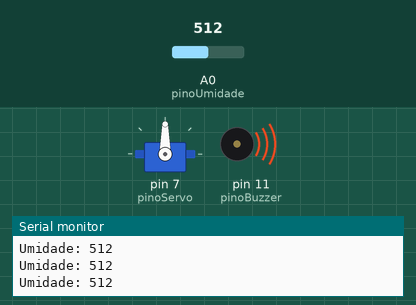
Simulated run of this sketch. Board: Arduino Uno, built with avr-gcc and run on an emulated ATmega328P. Shown: servo, buzzer (waves = sounding, pin HIGH), the last lines printed to the serial monitor. The inputs (shaded band) are chosen by the test bench; at power-on: A0 (pinoUmidade) = 512.

Above: at 1.3 s.
1.4 s: A0 (pinoUmidade) set to 166
2.9 s: A0 (pinoUmidade) set to 143
At 3.4 s:
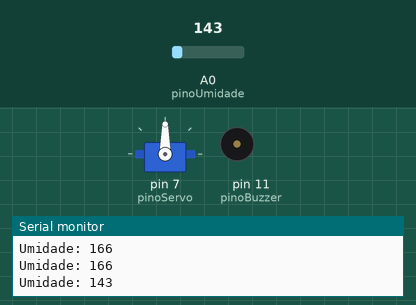
4.5 s: A0 (pinoUmidade) set to 22
6.0 s: A0 (pinoUmidade) set to 18
At 7.0 s:
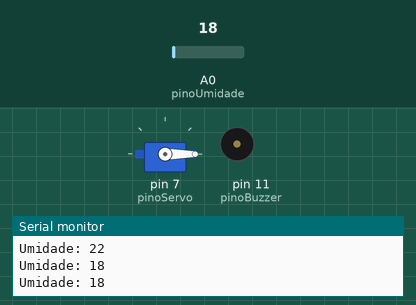
7.5 s: A0 (pinoUmidade) set to 122
At 8.1 s:
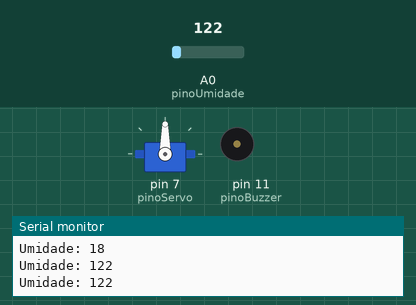
9.0 s: A0 (pinoUmidade) set to 160
At 9.3 s:
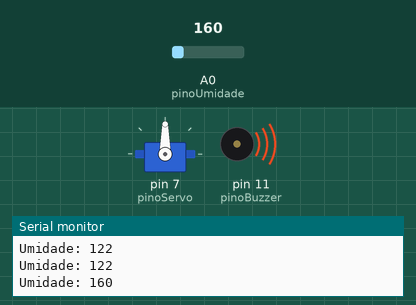
Timing chart, 0 to 11.5 s (numbered marks = the images above; inputs shaded):
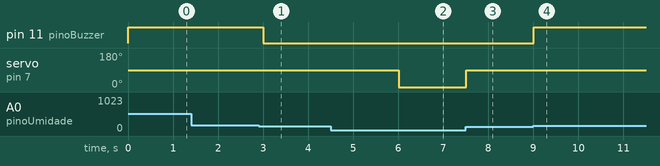

The sketch:

sensor_de_chuva_enchente_varal.ino
```cpp
#include <Servo.h>

Servo servoMotor;

const int pinoUmidade = A0;   // Sensor de umidade
const int pinoServo = 7;      // Servo motor
const int pinoBuzzer = 11;    // Buzzer

int valorUmidade = 0;

// Defina os limites de umidade (ajuste conforme necessário)
const int limiteMinimo =20;   // Qualquer valor acima disso já indica umidade
const int limiteAlto = 150;     // Acima disso o buzzer será acionado

void setup() {
  Serial.begin(9600);
  servoMotor.attach(pinoServo);
  pinMode(pinoBuzzer, OUTPUT);

  servoMotor.write(0);  // Posição inicial do servo
  digitalWrite(pinoBuzzer, LOW);
}

void loop() {
  valorUmidade = analogRead(pinoUmidade);
  Serial.print("Umidade: ");
  Serial.println(valorUmidade);

  if (valorUmidade > limiteMinimo) {
    // Há umidade — mover o servo
    servoMotor.write(90);   // Move o servo para 90°
  } else {
    servoMotor.write(0);    // Sem umidade — posição inicial
  }

  if (valorUmidade > limiteAlto) {
    // Umidade muito alta — aciona o buzzer
    digitalWrite(pinoBuzzer, HIGH);
  } else {
    digitalWrite(pinoBuzzer, LOW);
  }

  delay(500);  // Aguarda meio segundo antes da próxima leitura
}
```

Measured:
- the behaviour switches between 151 and 150 on A0 (pinoUmidade) (found by bisection; images 0 and 1)
- the behaviour switches between 21 and 20 on A0 (pinoUmidade) (found by bisection; images 1 and 2)
- after the input at 2.9 s, pin 11 (pinoBuzzer): HIGH → LOW after 0.10 s
- after the input at 6.0 s, servo on pin 7 (pinoServo): 90° → 0° at once
- after the input at 7.5 s, servo on pin 7 (pinoServo): 0° → 90° at once
- after the input at 9.0 s, pin 11 (pinoBuzzer): LOW → HIGH at once
